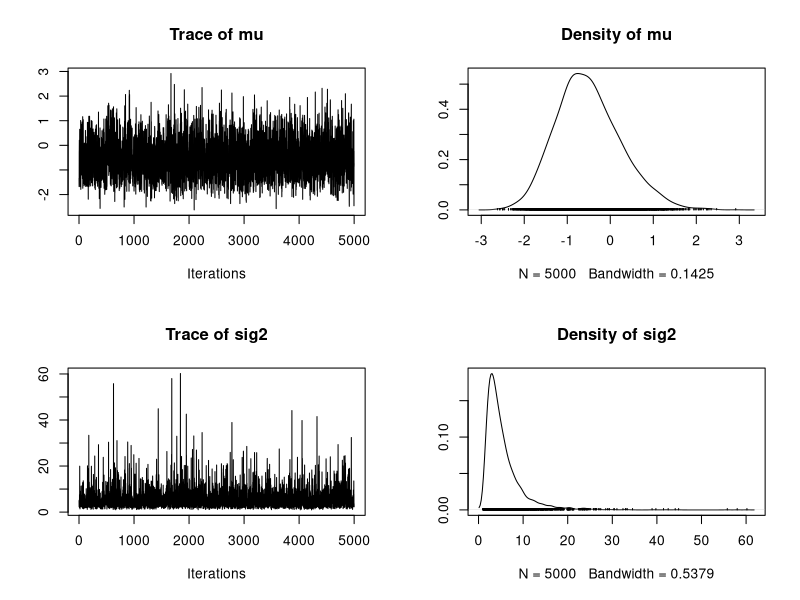

The R source for this figure:
update_mu = function(n, ybar, sig2, mu_0, sig2_0) {
  sig2_1 = 1.0 / (n / sig2 + 1.0 / sig2_0)
  mu_1 = sig2_1 * (n * ybar / sig2 + mu_0 / sig2_0)
  rnorm(n=1, mean=mu_1, sd=sqrt(sig2_1))
}
update_sig2 = function(n, y, mu, nu_0, beta_0) {
  nu_1 = nu_0 + n / 2.0
  sumsq = sum( (y - mu)^2 ) # vectorized
  beta_1 = beta_0 + sumsq / 2.0
  out_gamma = rgamma(n=1, shape=nu_1, rate=beta_1) # rate for gamma is shape for inv-gamma
  1.0 / out_gamma # reciprocal of a gamma random variable is distributed inv-gamma
}
gibbs = function(y, n_iter, init, prior) {
  ybar = mean(y)
  n = length(y)
  
  ## initialize
  mu_out = numeric(n_iter)
  sig2_out = numeric(n_iter)
  
  mu_now = init$mu
  
  ## Gibbs sampler
  for (i in 1:n_iter) {
    sig2_now = update_sig2(n=n, y=y, mu=mu_now, nu_0=prior$nu_0, beta_0=prior$beta_0)
    mu_now = update_mu(n=n, ybar=ybar, sig2=sig2_now, mu_0=prior$mu_0, sig2_0=prior$sig2_0)
    
    sig2_out[i] = sig2_now
    mu_out[i] = mu_now
  }
  
  cbind(mu=mu_out, sig2=sig2_out)
}

y = c(-0.2, -1.5, -5.3, 0.3, -0.8, -2.2)
ybar = mean(y)
n = length(y)

## prior
prior = list()
prior$mu_0 = 1.0
prior$sig2_0 = 1.0
prior$n_0 = 2.0 # prior effective sample size for sig2
prior$s2_0 = 1.0 # prior point estimate for sig2
prior$nu_0 = prior$n_0 / 2.0 # prior parameter for inverse-gamma
prior$beta_0 = prior$n_0 * prior$s2_0 / 2.0 # prior parameter for inverse-gamma

# hist(y, freq=FALSE, xlim=c(-1.0, 3.0)) # histogram of the data
# curve(dnorm(x=x, mean=prior$mu_0, sd=sqrt(prior$sig2_0)), lty=2, add=TRUE) # prior for mu
# points(y, rep(0,n), pch=1) # individual data points
# points(ybar, 0, pch=19) # sample mean

set.seed(53)

init = list()
init$mu = 0.0

post = gibbs(y=y, n_iter=5e3, init=init, prior=prior)
library("coda")
plot(as.mcmc(post))
summary(as.mcmc(post))